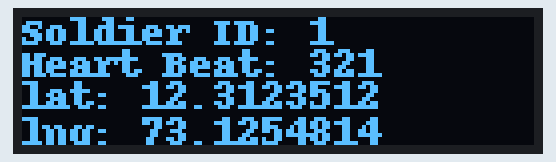
Recording of a program running on a simulated Raspberry Pi (BCM pin numbers). On the bench: 128×32 one-colour display.

Above: at 0.2 s.

The program:

oled.py
```python
import subprocess
import time

import requests
import serial
import serial.tools.list_ports as Port

import Adafruit_GPIO.SPI as SPI
import Adafruit_SSD1306
from PIL import Image, ImageDraw, ImageFont

connected = [port.device for port in Port.comports()]
arduino = serial.Serial(connected[0], 9600, timeout=.1)
# arduino.open()
RST = None
DC = 23
SPI_PORT = 0
SPI_DEVICE = 0
disp = Adafruit_SSD1306.SSD1306_128_32(rst=RST)
disp.begin()
disp.clear()
disp.display()
width = disp.width
height = disp.height
image = Image.new('1', (width, height))
draw = ImageDraw.Draw(image)
draw.rectangle((0,0,width,height), outline=0, fill=0)
padding = -2
top = padding
bottom = height-padding
x = 0
font = ImageFont.load_default()

_id = 1
pulse = 123
lat=18.990201
lng=73.1254814
send_timeline_status = False
sos_status = False

def show_sos_msg():
    disp.clear()
    disp.display()

    # Load image based on OLED display height.  Note that image is converted to 1 bit color.
    if disp.height == 64:
        image = Image.open('sos.png').convert('1')
    else:
        image = Image.open('sos.png').convert('1')

    # Alternatively load a different format image, resize it, and convert to 1 bit color.
    #image = Image.open('happycat.png').resize((disp.width, disp.height), Image.ANTIALIAS).convert('1')

    # Display image.
    disp.image(image)
    disp.display()
    time.sleep(10.50)

def show_data(pulse=321,_id=1,lat=12.3123512,lng=73.1254814):
    # Draw a black filled box to clear the image.
    disp.clear()
    disp.display()

    draw.rectangle((0,0,width,height), outline=0, fill=0)
    # Write two lines of text.

    draw.text((x, top),       "Soldier ID: " + str(_id), font=font, fill=255)
    draw.text((x, top+8),     "Heart Beat: " + str(pulse),  font=font, fill=255)
    draw.text((x, top+16),    "lat: " + str(lat),  font=font, fill=255)
    draw.text((x, top+25),    "lng: " + str(lng),  font=font, fill=255)
    # Display image.
    disp.image(image)
    disp.display()
    time.sleep(.1)


def send_location(pulse=123,temperature=85,sos=0,lat=18.990201,lng=73.1254814):
    # url = 'http://b03af618.ngrok.io/maps/soldier_post?sos={}&lat={t:2.7f}&lng={n:2.7f}'.format(sos,t=lat,n=lng)
    url = 'http://192.168.43.68/maps/soldier_post?temperature={}&pulse={}&sos={}&lat={t:2.7f}&lng={n:2.7f}'.format(temperature,pulse,sos,t=lat,n=lng)
    x = requests.get(url)
    # print(url)
    # if sos == '1':
        # print(x.text)

def send_timeline():
    for i in range(1,15,2):
        # print('%2.7f' % (18.990201 + i/1000))
        data = []
        if arduino.write('d'.encode()):
            x = arduino.readlines()
            for y in x:
                # print(y.decode().split(":")[1].split("\r\n")[0])
                data.append(y.decode().split(":")[1].split("\r\n")[0])
            if len(data) == 4:
                p = data[0]
                t = data[1]
                sos = data[2]
                demo = data[3]
        send_location(pulse=p,lat = 18.990201 + i/100000, lng = 73.1254814 + i/100000)
        show_data(pulse=p,lat='{t:2.7f}'.format(t=18.990201 + i/100000), lng='{n:2.7f}'.format(n=73.1254814 + i/100000))

# send_timeline()
# show_sos_msg()
# while True:
show_data()
while True:
    data = []
    if arduino.write('d'.encode()):
        data_incomming = arduino.readlines()
        # print(x)
        for y in data_incomming:
            # print(y.decode().split(":")[1].split("\r\n")[0])
            data.append(y.decode().split(":")[1].split("\r\n")[0])
    time.sleep(2)

    if len(data) == 4:
        p = data[0]
        t = data[1]
        sos = data[2]
        demo = data[3]
           # print(type(data[0]))
        # print(type(sos), sos)
        if sos == '1':
            show_sos_msg()
            send_location(temperature=t,pulse=p,sos=sos)
        elif demo == '1':
            send_timeline()
        else:
            send_location(temperature=t,pulse=p,sos=sos)
            show_data(pulse=p)
```
